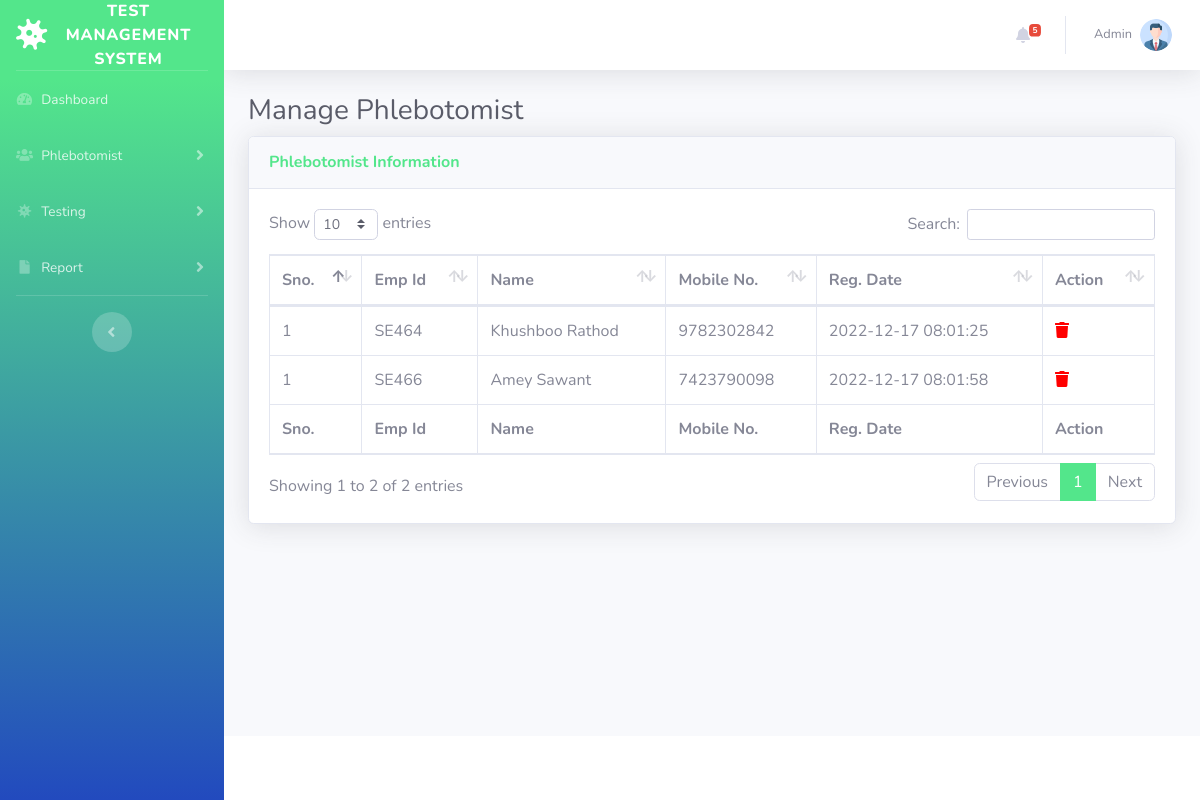
The app's page /manage-phlebotomist.php (signed in), older data.
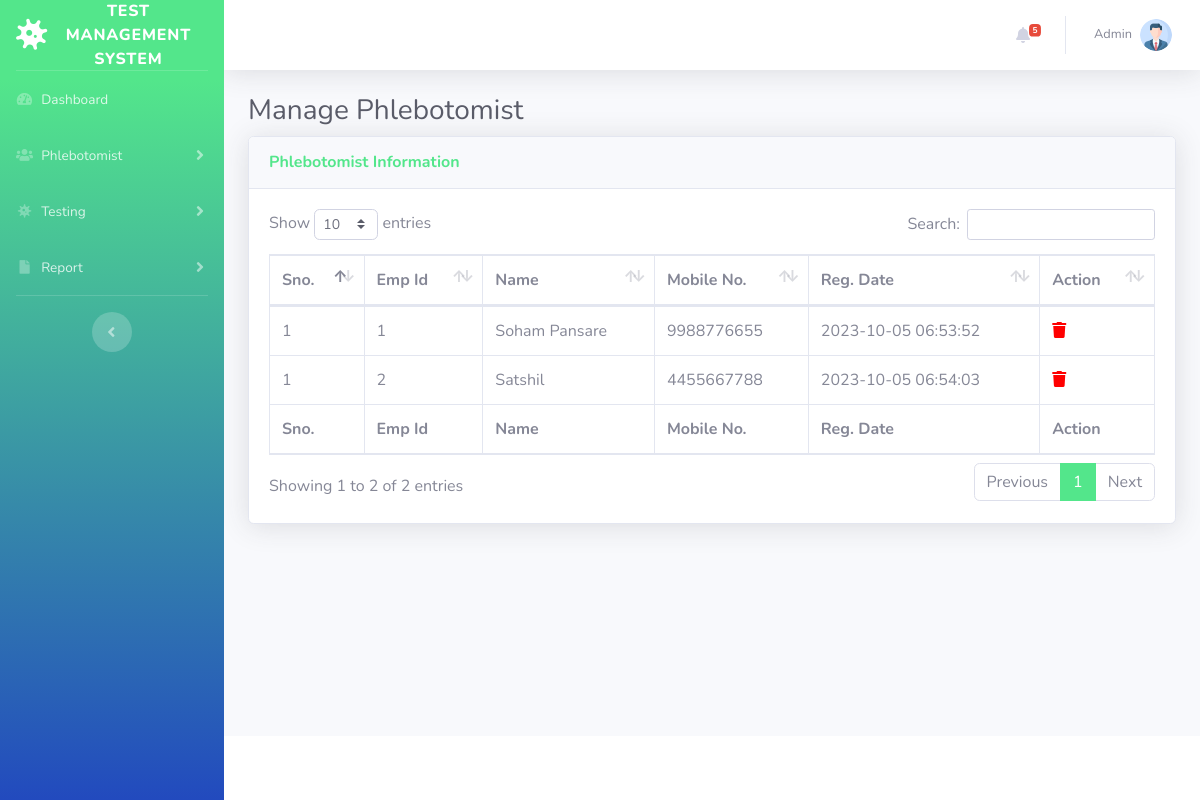
The same page, newer data.
### tables this page shows
CREATE TABLE `tblphlebotomist` (
  `id` int(11) NOT NULL,
  `EmpID` varchar(100) DEFAULT NULL,
  `FullName` varchar(120) DEFAULT NULL,
  `MobileNumber` bigint(20) DEFAULT NULL,
  `RegDate` timestamp NULL DEFAULT current_timestamp()
);

### manage-phlebotomist.php (the view, shortened to what this page needs)
<?php session_start();
include_once('includes/config.php');
if (strlen($_SESSION['aid']==0)) {
  header('location:logout.php');
  } else{
?>
<!DOCTYPE html>
<html lang="en">
<head>
    <link href="vendor/fontawesome-free/css/all.min.css" rel="stylesheet" type="text/css">
    <link href="css/sb-admin-2.min.css" rel="stylesheet">
    <link href="vendor/datatables/dataTables.bootstrap4.min.css" rel="stylesheet">
</head>
<body id="page-top">
    <div id="wrapper">
  <?php include_once('includes/sidebar.php');?>
        <div id="content-wrapper" class="d-flex flex-column">
            <div id="content">
<?php include_once('includes/topbar.php');?>
                <div class="container-fluid">
                    <h1 class="h3 mb-2 text-gray-800">Manage Phlebotomist</h1>
                    <div class="card shadow mb-4">
                        <div class="card-header py-3">
                            <h6 class="m-0 font-weight-bold text-primary">Phlebotomist Information</h6>
                        </div>
                        <div class="card-body">
                            <div class="table-responsive">
                                <table class="table table-bordered" id="dataTable" width="100%" cellspacing="0">
                                    <thead>
                                        <tr>
                                            <th>Sno.</th>
                                            <th>Emp Id</th>
                                            <th>Name</th>
                                            <th>Mobile No.</th>
                                            <th>Reg. Date</th>
                                            <th>Action</th>
                                        </tr>
                                    </thead>
                                    <tfoot>
                                        <tr>
                                            <th>Sno.</th>
                                            <th>Emp Id</th>
                                            <th>Name</th>
                                            <th>Mobile No.</th>
                                             <th>Reg. Date</th>
                                            <th>Action</th>
                                        </tr>
                                    </tfoot>
                                    <tbody>
<?php $query=mysqli_query($con,"select * from tblphlebotomist");
$cnt=1;
while($row=mysqli_fetch_array($query)){
?>
                                        <tr>
                                            <td><?php echo $cnt;?></td>
                                            <td><?php echo $row['EmpID'];?></td>
                                            <td><?php echo $row['FullName'];?></td>
                                            <td><?php echo $row['MobileNumber'];?></td>
                                             <td><?php echo $row['RegDate'];?></td>
                                            <td>
                                <a href="manage-phlebotomist.php?pid=<?php echo $row['id'];?>&&action=delete" onclick="return confirm('Do you really want to delete this record?');"><i class="fa fa-trash" aria-hidden="true" style="color:red" title="Delete this record"></i></a></td>
                                        </tr>
                               <?php } ?>
                                    </tbody>
                                </table>
                            </div>
                        </div>
                    </div>
                </div>
            </div>
    <?php include_once('includes/footer.php');?>
        </div>
    </div>
</body>
</html>
<?php } ?>

### includes/sidebar.php (shortened to what this page needs)
        <ul class="navbar-nav bg-gradient-primary sidebar sidebar-dark accordion" id="accordionSidebar">
            <a class="sidebar-brand d-flex align-items-center justify-content-center" href="#">
                <div class="sidebar-brand-icon rotate-n-15">
                    <i class="fas fa-virus"></i>
                </div>
                <div class="sidebar-brand-text mx-3">Test Management System</div>
            </a>
            <hr class="sidebar-divider my-0">
<?php if($_SESSION['aid']):?>
     <li class="nav-item">
                <a class="nav-link" href="dashboard.php">
                    <i class="fas fa-fw fa-tachometer-alt"></i>
                    <span>Dashboard</span></a>
            </li>
    <li class="nav-item">
                <a class="nav-link collapsed" href="#" data-toggle="collapse" data-target="#collapseOne"
                    aria-expanded="true" aria-controls="collapseOne">
                    <i class="fas fa-fw fa-users"></i>
                    <span>Phlebotomist</span>
                </a>
            </li>
     <li class="nav-item">
                <a class="nav-link collapsed" href="#" data-toggle="collapse" data-target="#collapseTwo"
                    aria-expanded="true" aria-controls="collapseTwo">
                    <i class="fas fa-fw fa-virus"></i>
                    <span>Testing</span>
                </a>
            </li>
   <li class="nav-item">
                <a class="nav-link collapsed" href="#" data-toggle="collapse" data-target="#collapseThree"
                    aria-expanded="true" aria-controls="collapseThree">
                    <i class="fas fa-fw fa-file"></i>
                    <span>Report</span>
                </a>
            </li>
<?php endif;    ?>
            <hr class="sidebar-divider d-none d-md-block">
            <div class="text-center d-none d-md-inline">
                <button class="rounded-circle border-0" id="sidebarToggle"></button>
            </div>
        </ul>

### includes/topbar.php (shortened to what this page needs)
      <nav class="navbar navbar-expand navbar-light bg-white topbar mb-4 static-top shadow">
            <?php if($_SESSION['aid']):?>
                    <ul class="navbar-nav ml-auto">
<?php $query=mysqli_query($con,"select * from tbltestrecord where ReportStatus is null");
$count=mysqli_num_rows($query);
?>
                        <li class="nav-item dropdown no-arrow mx-1">
                            <a class="nav-link dropdown-toggle" href="#" id="alertsDropdown" role="button"
                                data-toggle="dropdown" aria-haspopup="true" aria-expanded="false">
                                <i class="fas fa-bell fa-fw"></i>
                                <span class="badge badge-danger badge-counter"><?php echo $count;?></span>
                            </a>
                        </li>
                        <li class="nav-item dropdown no-arrow">
                            <a class="nav-link dropdown-toggle" href="#" id="userDropdown" role="button"
                                data-toggle="dropdown" aria-haspopup="true" aria-expanded="false">
                <?php
$adid=$_SESSION['aid'];
$ret1=mysqli_query($con,"select AdminName from tbladmin where ID='$adid'");
while($row1=mysqli_fetch_array($ret1)){
?>
                                <span class="mr-2 d-none d-lg-inline text-gray-600 small"><?php  echo $row1['AdminName'];?></span>
                           <?php } ?>
                                <img class="img-profile rounded-circle"
                                    src="img/profile.png">
                            </a>
                        </li>
                    </ul>
                <?php endif;?>
                </nav>

### includes/footer.php (shortened to what this page needs)
<footer class="sticky-footer bg-white">
</footer>

Row changes from the older to the newer data that the page shows:
removed tblphlebotomist: EmpID "SE464", FullName "Khushboo Rathod", MobileNumber "9782302842", RegDate "2022-12-17 08:01:25"
removed tblphlebotomist: EmpID "SE466", FullName "Amey Sawant", MobileNumber "7423790098", RegDate "2022-12-17 08:01:58"
added tblphlebotomist: EmpID "1", FullName "Soham Pansare", MobileNumber "9988776655", RegDate "2023-10-05 06:53:52"
added tblphlebotomist: EmpID "2", FullName "Satshil", MobileNumber "4455667788", RegDate "2023-10-05 06:54:03"
